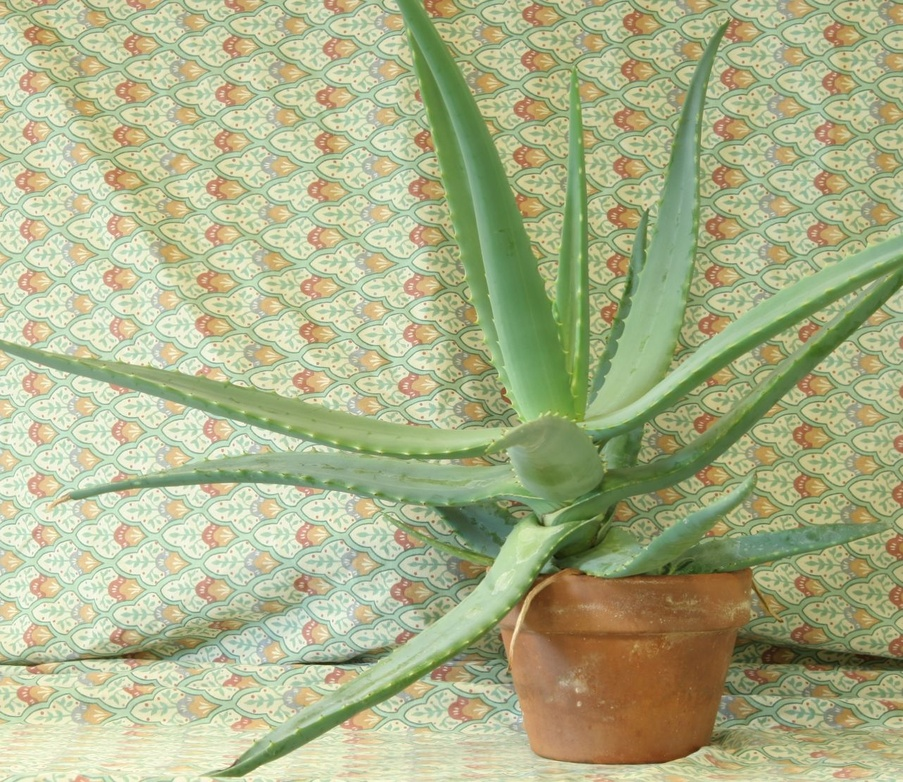
//> input picture 08_3D_vision/08_01_disparity/data/aloeL.jpg, 903 x 782 px, shrunk from 1282 x 1110 before the run
$ ./main ../../08_3D_vision/08_01_disparity/data/aloeL.jpg   (built with g++ and OpenCV 4)
//> lines starting //> are read from the running program, lines starting //| are printed output that depends on the picture; after the words box and inside, x2 and y2 are one past the last pixel; in counts of white or black regions, pixels touching at a corner belong together
/**
 * @file main.cpp
 * @brief Hit-or-Miss transform - detecting an exact pixel configuration
 * @author José Miguel Guerrero Hernández
 *
 * @note The Hit-or-Miss transform looks for an EXACT local configuration:
 *          two disjoint structuring elements, B1 with the pixels that must
 *          belong to the object and B2 with the pixels that must belong to
 *          the background.
 *
 *              A (*) B = (A erode B1) AND (Ac erode B2)
 *
 *          OpenCV packs both into a SINGLE signed kernel:
 *             +1 -> must be object
 *             -1 -> must be background
 *              0 -> don't care
 *
 *          Same skeleton as 08_01_erode_dilate, only the operation changes.
 *
 *          The example detects the four right-angle corners of a shape and
 *          lets the image be rotated, which is the fastest way to see the
 *          weak point of the method: the mask is RIGID. On the unrotated
 *          square each mask fires exactly once, on the right corner. Rotate
 *          it and the count goes haywire: the rasterised edges become
 *          staircases, some of their steps look exactly like the pattern,
 *          and the real corner of the square is eventually lost.
 */

#include <cstdlib>
#include <opencv2/imgproc.hpp>
#include <opencv2/imgcodecs.hpp>
#include <opencv2/highgui.hpp>
#include <iostream>
#include <vector>

// Configuration constants
namespace Config
{
constexpr int MAX_PATTERN = 3;
constexpr int MAX_ANGLE = 45;
const char * WINDOW_NAME = "Hit-or-Miss Demo";
const char * TRACKBAR_PATTERN = "Corner: 0 TL - 1 TR - 2 BL - 3 BR";
const char * TRACKBAR_ANGLE = "Rotation (deg)";
}

/**
 * @brief The four corner masks
 *
 * Top-left corner: the three neighbours above and the three to the left must
 * be background, and the 2x2 block that starts at the pixel must be object.
 * The other three are the same mask rotated by 90 degrees.
 */
const std::vector<cv::Mat> CORNER_KERNELS = {
  (cv::Mat_<schar>(3, 3) << -1, -1, -1, -1, 1, 1, -1, 1, 1),   // top-left
  (cv::Mat_<schar>(3, 3) << -1, -1, -1, 1, 1, -1, 1, 1, -1),   // top-right
  (cv::Mat_<schar>(3, 3) << -1, 1, 1, -1, 1, 1, -1, -1, -1),   // bottom-left
  (cv::Mat_<schar>(3, 3) << 1, 1, -1, 1, 1, -1, -1, -1, -1)    // bottom-right
};

const char * CORNER_NAMES[] = {"top-left", "top-right", "bottom-left", "bottom-right"};

/**
 * @brief Application state
 */
struct HitMissApp
{
  cv::Mat binary;   // Binary image: object in white
};

// Global app state (required for OpenCV callbacks)
HitMissApp app;

/**
 * @brief Rotate a binary image without introducing intermediate values
 * @param src Binary image
 * @param degrees Rotation angle
 * @return Rotated binary image
 *
 * INTER_NEAREST is mandatory here: any interpolation would produce grey
 * pixels along the edges, and the image would stop being binary.
 */
cv::Mat rotateBinary(const cv::Mat & src, int degrees)
{
  if (degrees == 0) {
    return src.clone();
  }

  const cv::Point2f centre(src.cols / 2.0f, src.rows / 2.0f);
  const cv::Mat rotation = cv::getRotationMatrix2D(centre, degrees, 1.0);

  cv::Mat rotated;
  cv::warpAffine(src, rotated, rotation, src.size(), cv::INTER_NEAREST);
  return rotated;
}

/**
 * @brief Callback function for trackbar events - runs the Hit-or-Miss transform
 */
void hitOrMiss(int, void *)
{
  const int pattern = cv::getTrackbarPos(Config::TRACKBAR_PATTERN, Config::WINDOW_NAME);
  const int angle = cv::getTrackbarPos(Config::TRACKBAR_ANGLE, Config::WINDOW_NAME);

  const cv::Mat binary = rotateBinary(app.binary, angle);

  // The whole operation is a single call: OpenCV reads the +1 entries as B1
  // and the -1 entries as B2. Only CV_8UC1 binary images are supported
  cv::Mat found;
  cv::morphologyEx(binary, found, cv::MORPH_HITMISS, CORNER_KERNELS[pattern]);

  const int matches = cv::countNonZero(found);

  // Draw the matches: a single pixel would be invisible, so each one is
  // marked with a circle on top of the shape
  cv::Mat display;
  cv::cvtColor(binary, display, cv::COLOR_GRAY2BGR);
  for (int y = 0; y < found.rows; ++y) {
    for (int x = 0; x < found.cols; ++x) {
      if (found.at<uchar>(y, x) != 0) {
        cv::circle(display, cv::Point(x, y), 12, cv::Scalar(0, 0, 255), 2);
      }
    }
  }

  cv::putText(display, std::string(CORNER_NAMES[pattern]) + ": " +
    std::to_string(matches) + " match(es)", cv::Point(10, 30),
    cv::FONT_HERSHEY_SIMPLEX, 0.7, cv::Scalar(0, 255, 0), 2);

  cv::imshow(Config::WINDOW_NAME, display);
  std::cout << CORNER_NAMES[pattern] << " corner, " << angle << " deg: "
            << matches << " match(es)" << std::endl;
}

int main(int argc, char ** argv)
{
  // Parse command line arguments
  // Command-line arguments; --help prints the usage
  cv::CommandLineParser parser(argc, argv,
    "{help h | | Show this help message}"
    "{@input | ../../data/shapes.png | Input file}");
  if (parser.has("help")) {
    parser.printMessage();
    return EXIT_SUCCESS;
  }
  const cv::Mat src = cv::imread(
    cv::samples::findFile(parser.get<std::string>("@input"), false), cv::IMREAD_GRAYSCALE);
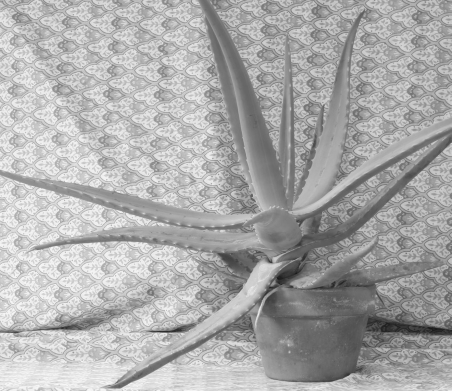
//> src: 782 rows x 903 cols, CV_8UC1 (shown at 1/2 size); min 18, max 255, mean 170.8

  // Without this, a malformed value (--frames=xyz) is reported by the parser
  // but the example carries on with the default, which is the hardest kind
  // of failure to diagnose. Note it validates values, not option names:
  // cv::CommandLineParser ignores an unknown option without complaining
  if (!parser.check()) {
    parser.printErrors();
    return EXIT_FAILURE;
  }

  if (src.empty()) {
    std::cout << "Could not open or find the image!\n" << std::endl;
    std::cout << "Usage: " << argv[0] << " <Input image>" << std::endl;
    return EXIT_FAILURE;
  }

  // The shapes are dark on a light background, so the object is what falls
  // BELOW the threshold. Hit-or-Miss needs a binary CV_8UC1 image
  cv::threshold(src, app.binary, 127, 255, cv::THRESH_BINARY_INV);
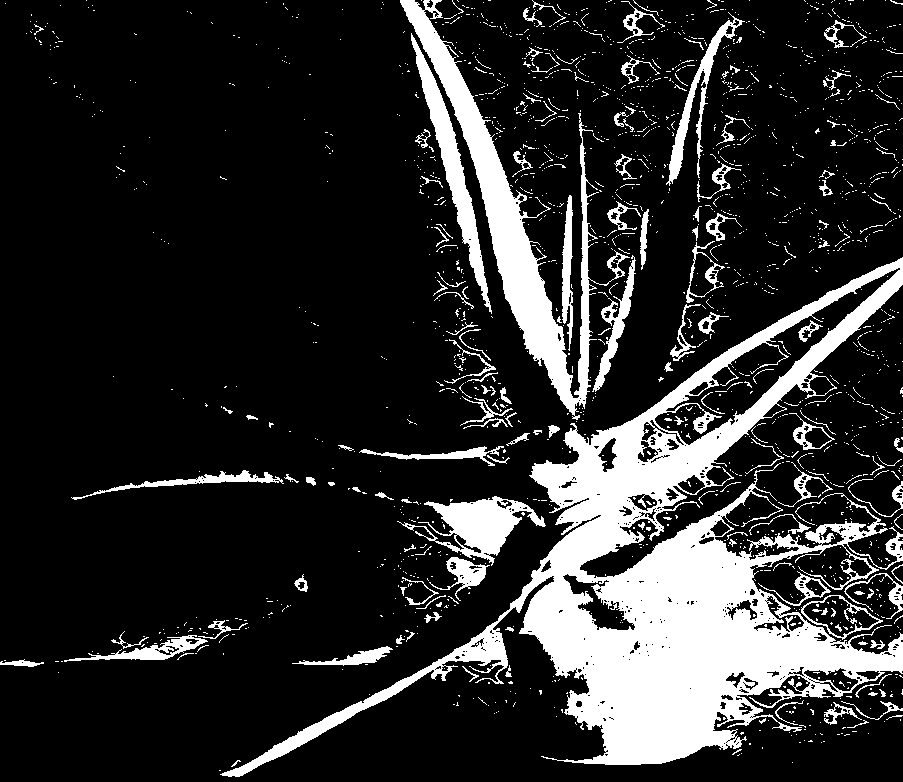
//> app.binary: 782 rows x 903 cols, CV_8UC1; 17.4% white; 1869 white regions (1707 under 20 px), largest, box (x1, y1, x2, y2) and area: (220, 257, 903, 777) 74996, (400, 0, 630, 420) 14556, (411, 33, 492, 314) 3838

  // Report what each mask finds on the unrotated image
  std::cout << "=== Hit-or-Miss: right-angle corners ===" << std::endl;
  for (size_t i = 0; i < CORNER_KERNELS.size(); ++i) {
    cv::Mat found;
    cv::morphologyEx(app.binary, found, cv::MORPH_HITMISS, CORNER_KERNELS[i]);
    std::cout << "  " << CORNER_NAMES[i] << ": " << cv::countNonZero(found)
              << " match(es)" << std::endl;
  }
//> this loop made 4 passes
//|   top-left: 219 match(es)
//|   top-right: 209 match(es)
//|   bottom-left: 191 match(es)
//|   bottom-right: 202 match(es)
//> pass 3, `cv::morphologyEx(app.binary, found, cv::MORPH_HITMISS, CORNER_KERNELS[..`:
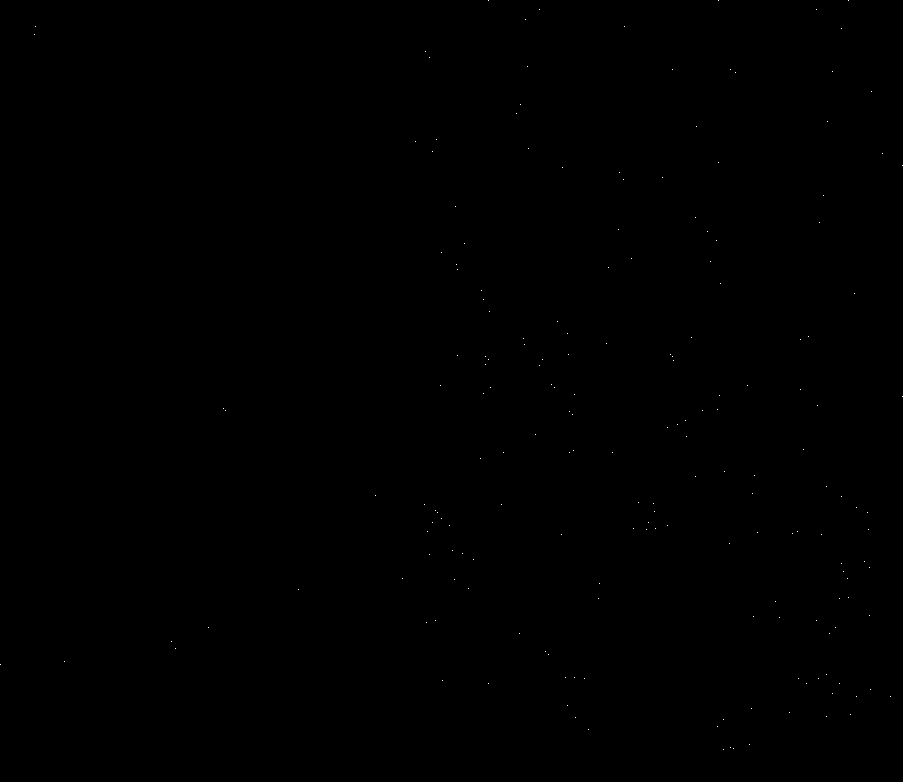
//> found: 782 rows x 903 cols, CV_8UC1; 0.03% white in thin lines or dots
  std::cout << "\nEvery match is on the square. The circle, the triangle and the"
            << std::endl;
  std::cout << "diamond have no axis-aligned right angle, so they score zero:"
            << std::endl;
  std::cout << "Hit-or-Miss detects one configuration, not a 'corner' in general."
            << std::endl;
  std::cout << "\nMove the rotation trackbar to see the other side of that"
            << std::endl;
  std::cout << "rigidity: rotating the image turns every edge into a staircase,"
            << std::endl;
  std::cout << "steps of the CIRCLE start matching the corner pattern, and past"
            << std::endl;
  std::cout << "about 15 degrees the real corner of the square is not found at all."
            << std::endl;

  // Create the display window
  cv::namedWindow(Config::WINDOW_NAME, cv::WINDOW_AUTOSIZE);

  // Create trackbars for interactive control
  cv::createTrackbar(Config::TRACKBAR_PATTERN, Config::WINDOW_NAME,
    nullptr, Config::MAX_PATTERN, hitOrMiss);
  cv::createTrackbar(Config::TRACKBAR_ANGLE, Config::WINDOW_NAME,
    nullptr, Config::MAX_ANGLE, hitOrMiss);

  // Apply initial operation
  hitOrMiss(0, nullptr);
//> in hitOrMiss, `const int matches = cv::countNonZero(found);`: matches = 219
//> after the loop in hitOrMiss, `for (int y = 0; y < found.rows; ++y)`:
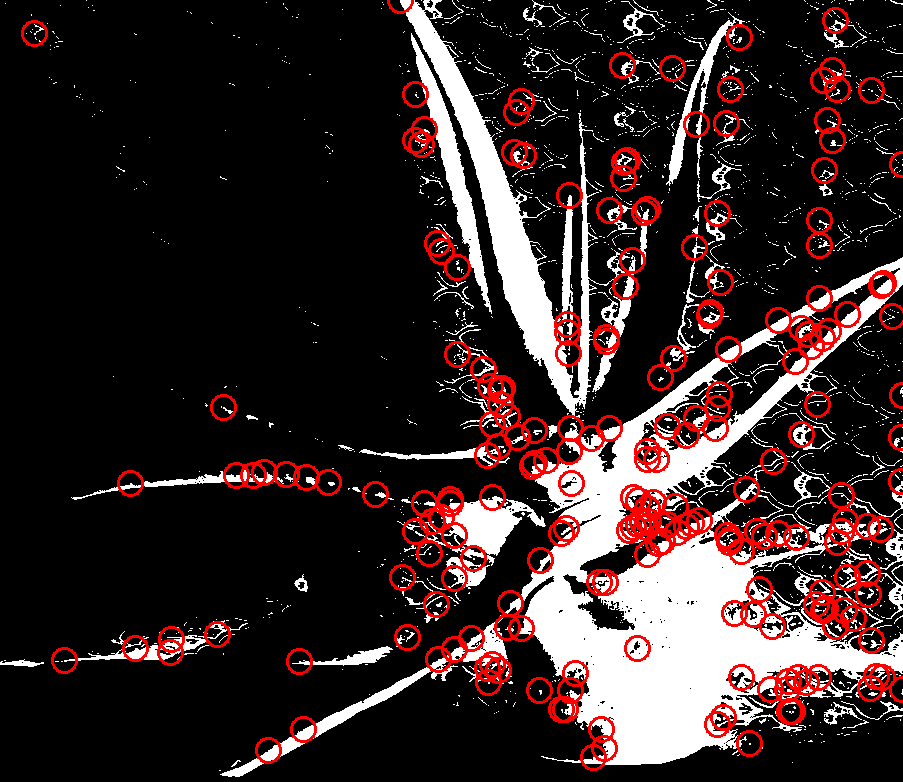
//> display: 782 rows x 903 cols, CV_8UC3; mean B, G, R 39.1, 39.1, 54.9
//> in hitOrMiss, `cv::putText(display, std::string(CORNER_NAMES[pattern]) + ": " + std::..`:
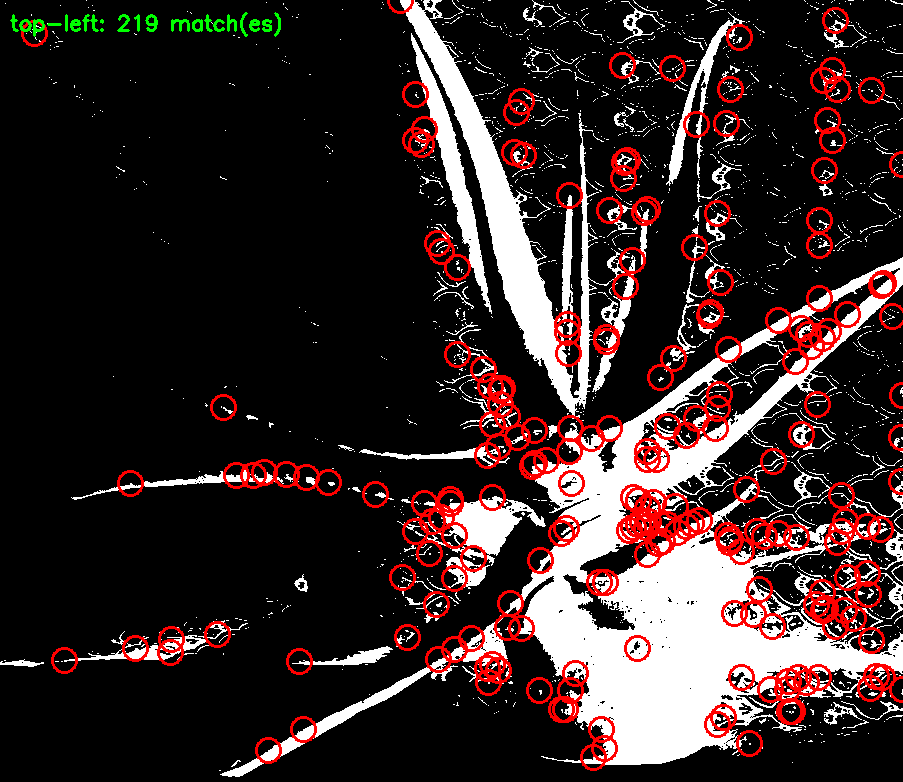
//> display: 782 rows x 903 cols, CV_8UC3; 0.25% of pixels changed, all inside (x1, y1, x2, y2) = (10, 12, 281, 37)
//> in hitOrMiss, `cv::putText(display, std::string(CORNER_NAMES[pattern]) + ": " + std::..`: CORNER_NAMES = 4 items
//| top-left corner, 0 deg: 219 match(es)

  cv::waitKey(0);
  return EXIT_SUCCESS;
}
